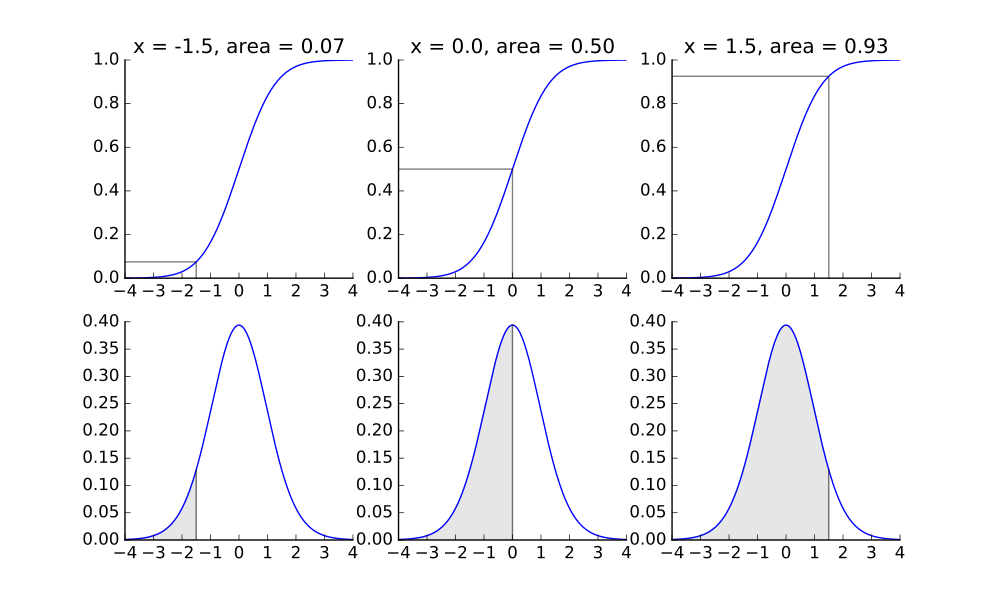

Generate this figure with Python:
# Show relationship of PDF and CDF for three example t values.
example_values = (-1.5, 0, 1.5)
pdf_values = t_dist.pdf(t_values)
cdf_values = t_dist.cdf(t_values)
fill_color = (0, 0, 0, 0.1)
line_color = (0, 0, 0, 0.5)
fig, axes = plt.subplots(2, len(example_values), figsize=(10, 6))
for i, x in enumerate(example_values):
    cdf_ax, pdf_ax = axes[:, i]
    cdf_ax.plot(t_values, cdf_values)
    pdf_ax.plot(t_values, pdf_values)
    # Fill area at and to the left of x.
    pdf_ax.fill_between(t_values, pdf_values,
                        where=t_values <= x,
                        color=fill_color)
    pd = t_dist.pdf(x)  # Probability density at this value.
    # Line showing position of x on x-axis of PDF plot.
    pdf_ax.plot([x, x],
                [0, pd], color=line_color)
    cd = t_dist.cdf(x)  # Cumulative distribution value for this x.
    # Lines showing x and CDF value for t on CDF plot.
    x_ax_min = cdf_ax.axis()[0]  # x position of y axis on plot.
    cdf_ax.plot([x, x, x_ax_min],
                [0, cd, cd], color=line_color)
    cdf_ax.set_title('x = {:.1f}, area = {:.2f}'.format(x, cd))
    # Hide top and right axis lines and ticks to reduce clutter.
    for ax in (cdf_ax, pdf_ax):
        ax.spines['right'].set_visible(False)
        ax.spines['top'].set_visible(False)
        ax.yaxis.set_ticks_position('left')
        ax.xaxis.set_ticks_position('bottom')
